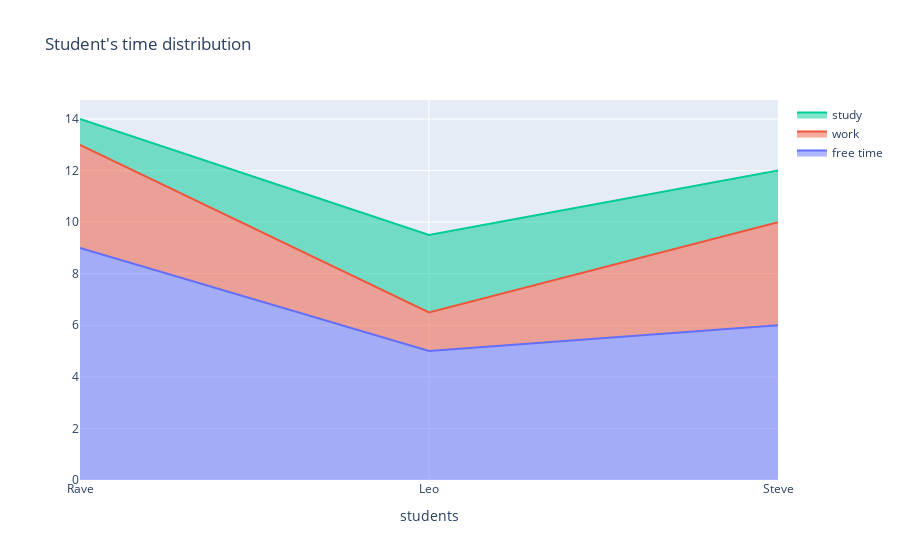

The notebook cell this image was saved under:
### Markdown cell above
### 5) Wykres piętrowy (stacked area chart)
- Stwórz listę z imionami kilku studentów.
- Stwórz wykres piętrowy (stacked area chart) przedstawiający podział czasu pracy studentów na różne zadania (np. nauka, rozrywka, praca).
- Użyj funkcji go.Scatter z biblioteki plotly.graph_objects.
- Dodaj tytuł wykresu "Students' time distribution" oraz opisy osi x i y.multilevel pie chart

### Code cell
#Scacked area chart
names = ["Rave","Leo","Steve"]
fig4 = go.Figure()
fig4.add_trace(go.Scatter(
    name = "free time",
    x = names,
    y = [9, 5, 6],
    stackgroup = 'one'
))
fig4.add_trace(go.Scatter(
    name = "work",
    x = names,
    y = [4, 1.5, 4],
    stackgroup = 'one'
))
fig4.add_trace(go.Scatter(
    name = "study",
    x = names,
    y = [1, 3, 2],
    stackgroup = 'one'
))
fig4.update_layout(title="Student's time distribution",xaxis_title="students")
fig4.show()

### Figure 1 — Plotly figure (JSON) as saved in the notebook; plotly's stock layout.template omitted (floating-point values rounded to 4 significant figures)
{"data": [{"name": "free time", "stackgroup": "one", "type": "scatter", "x": ["Rave", "Leo", "Steve"], "y": [9, 5, 6]}, {"name": "work", "stackgroup": "one", "type": "scatter", "x": ["Rave", "Leo", "Steve"], "y": [4, 1.5, 4]}, {"name": "study", "stackgroup": "one", "type": "scatter", "x": ["Rave", "Leo", "Steve"], "y": [1, 3, 2]}], "layout": {"title": {"text": "Student's time distribution"}, "xaxis": {"title": {"text": "students"}}}}
